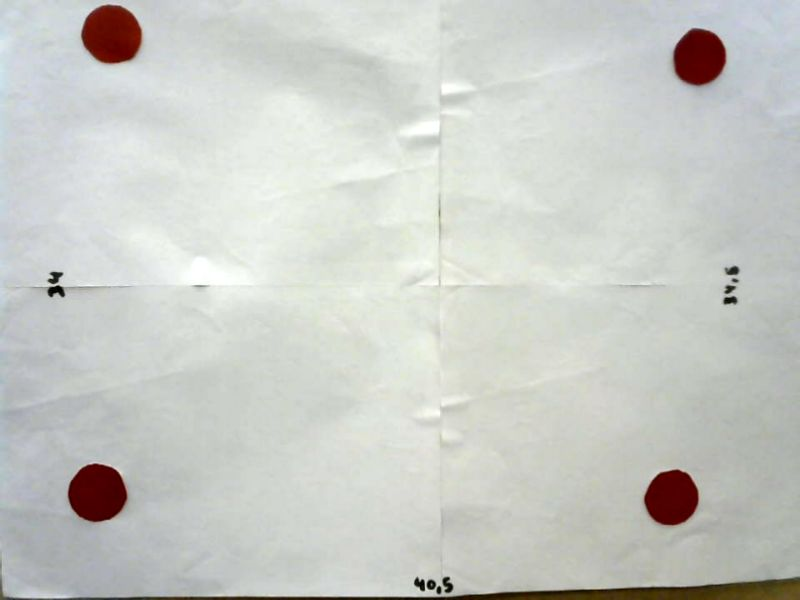
#> input picture src/pruebas/ichiban.jpg, 800 x 600 px
$ python byc.py
#> lines starting #> are read from the running program, lines starting #| are printed output that depends on the picture
#Import the necessary libraries
import cv2
import matplotlib.pyplot as plt
import numpy as np

# Load the image
# image = cv2.imread('ichiban.jpg')
image = cv2.cvtColor(cv2.imread('ichiban.jpg'), cv2.COLOR_BGR2RGB)

#Plot the original image
plt.subplot(1, 2, 1)
plt.title("Original")
plt.imshow(image)

# Adjust the brightness and contrast
# Adjusts the brightness by adding 10 to each pixel value
brightness = 5
# Adjusts the contrast by scaling the pixel values by 2.3
contrast = 2.0
image2 = cv2.addWeighted(image, contrast, np.zeros(image.shape, image.dtype), 0, brightness)
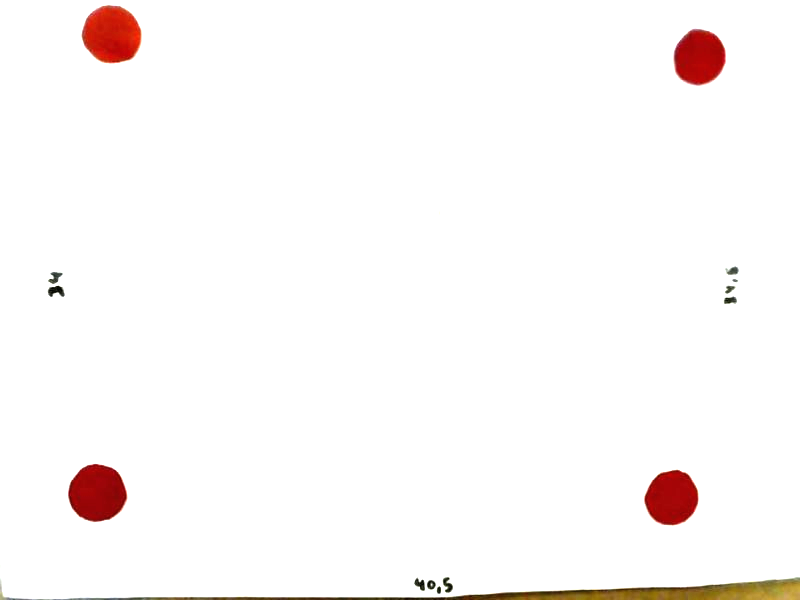
#> image2: shape (600, 800, 3); mean R, G, B 251.6, 248.2, 247.3

#Save the image
cv2.imwrite('modified_image.jpg', image2)
#Plot the contrast image
plt.subplot(1, 2, 2)
plt.title("Brightness & contrast")
plt.imshow(image2)
plt.show()
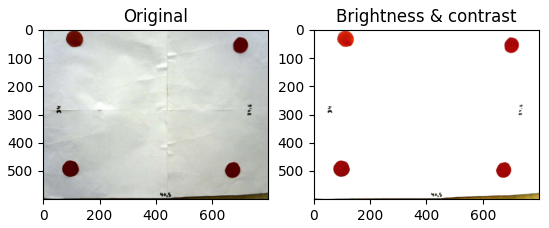
#> figure drawn by matplotlib, 2 panels
